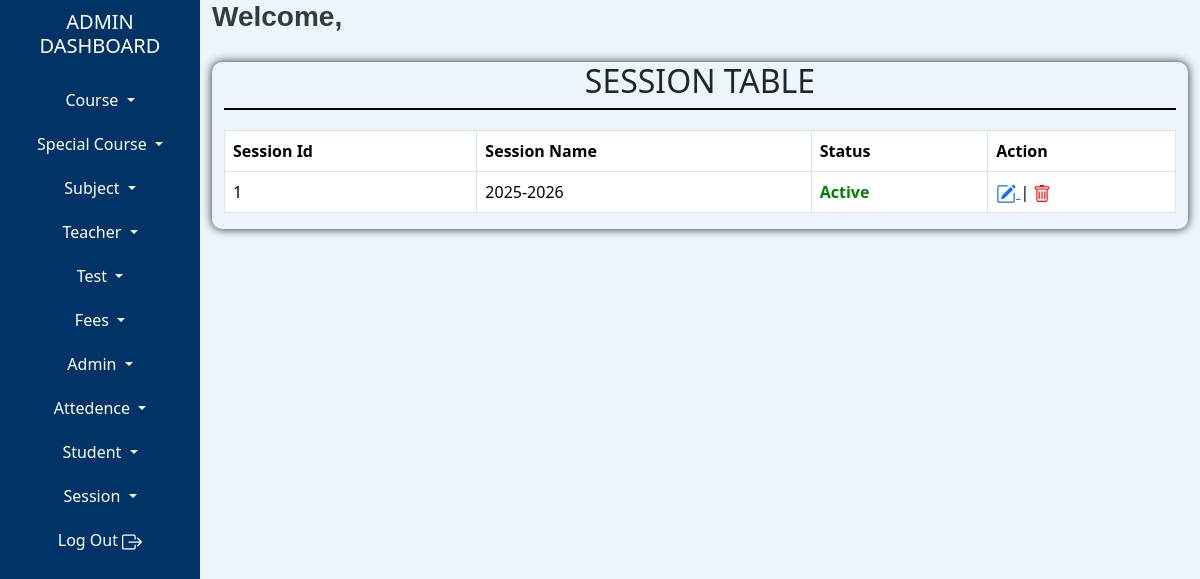
The app's page /admin/session-table.php, older data.
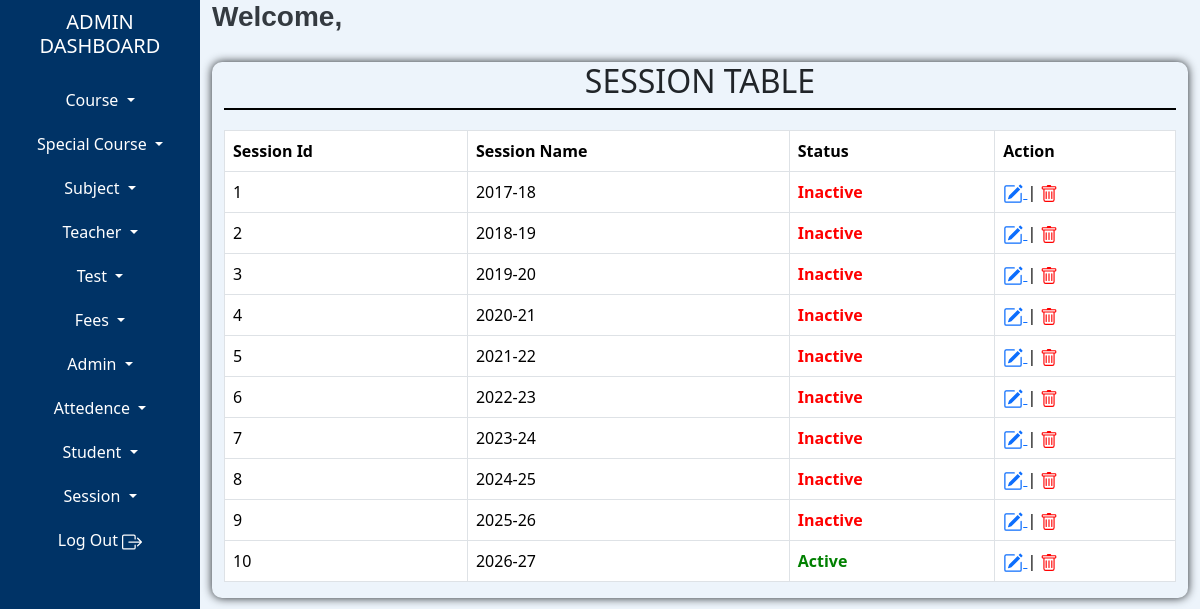
The same page, newer data.
### tables this page shows
CREATE TABLE `tblsession` (
  `sessionId` int(10) NOT NULL AUTO_INCREMENT,
  `sessionName` varchar(15) NOT NULL,
  `addedIpAddress` varchar(100) NOT NULL,
  `addedDateTime` datetime NOT NULL,
  `updatedIpAddress` varchar(100) NOT NULL,
  `updatedDateTime` datetime NOT NULL,
  `status` int(2) NOT NULL,
  PRIMARY KEY (`sessionId`)
);

### admin/fun-specialchar.php (called while the page is built)
<?php
function textSafe($text)
{
    return htmlspecialchars($text, ENT_QUOTES, 'UTF-8');
}
?>

### admin/session-table.php (the view, shortened to what this page needs)
<?php
include "admin-dashboard-top.php";
include "admin-dashboard-content.php";
include "fun-specialchar.php";
$query="SELECT * FROM tblsession";
$stmt=$conn->prepare($query);
$stmt->execute();
?>
<!doctype html>
<html lang="en">
  <head>
    <link href="https://cdn.jsdelivr.net/npm/bootstrap@5.3.3/dist/css/bootstrap.min.css" rel="stylesheet">
  </head>
<body>
<div class="container-fluid">
    <div class="row">
        <div class="tbl-content">
            <div class="tbl-heading">
            <h2>SESSION TABLE</h2>
            </div>
            <table class="table table-hover table-bordered">
              <thead>
                <tr>
                  <th scope="col">Session Id</th>
                  <th scope="col">Session Name</th>
                  <th scope="col">Status</th>
                  <th scope="col">Action</th>
                </tr>
              </thead>
              <tbody>
                <?php
                    while($result=$stmt->fetch())
                    {
                ?>
                    <tr>
                    <td><?php echo $result['sessionId']; ?></td>
                     <td><?php echo textSafe($result['sessionName']); ?></td>
                     <td>
                        <?php
                            if ($result['status'] == 1) {
                                echo '<span style="color: green; font-weight: bold;">Active</span>';
                            } else {
                                echo '<span style="color: red; font-weight: bold;">Inactive</span>';
                            }
                        ?>
                    </td>
                    <td>
                        <a href="update-session.php?sessionId=<?php echo $result['sessionId'];?>">
                        </a>
                             |
                        <a href="delete-session.php?studentId=<?php echo $result['sessionId']; ?>" style="color: red; text-decoration: none;">
                        </a>
                    </td>
                </tr>
                <?php
                }
                ?>
              </tbody>
            </table>
        </div>
    </div>
</div>
</body>
</div>
</div>
<?php
    include "admin-dashboard-footer.php";
?>

Row changes from the older to the newer data that the page shows:
changed tblsession id 1: sessionName "2025-2026" → "2017-18"; status "Active" → "Inactive"
added tblsession: sessionId "2", sessionName "2018-19", status "Inactive"
added tblsession: sessionId "3", sessionName "2019-20", status "Inactive"
added tblsession: sessionId "4", sessionName "2020-21", status "Inactive"
added tblsession: sessionId "5", sessionName "2021-22", status "Inactive"
added tblsession: sessionId "6", sessionName "2022-23", status "Inactive"
added tblsession: sessionId "7", sessionName "2023-24", status "Inactive"
added tblsession: sessionId "8", sessionName "2024-25", status "Inactive"
added tblsession: sessionId "9", sessionName "2025-26", status "Inactive"
added tblsession: sessionId "10", sessionName "2026-27", status "Active"
